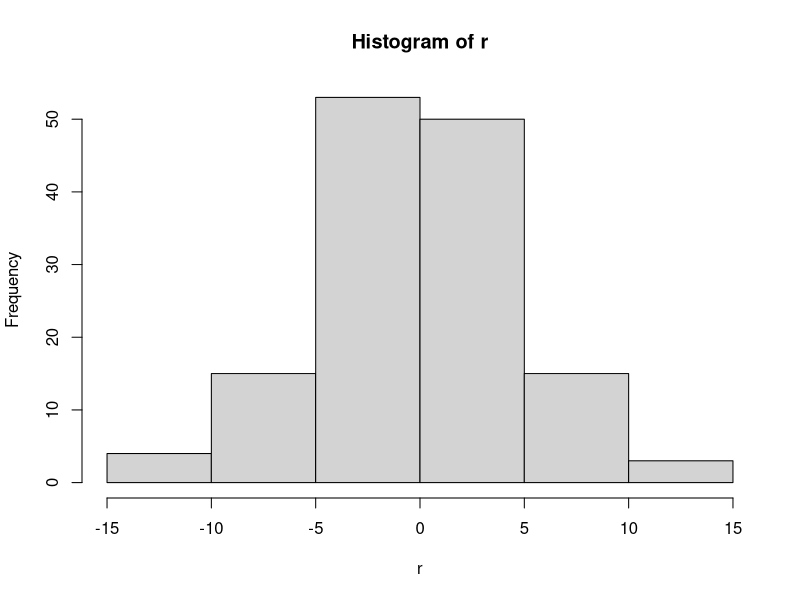
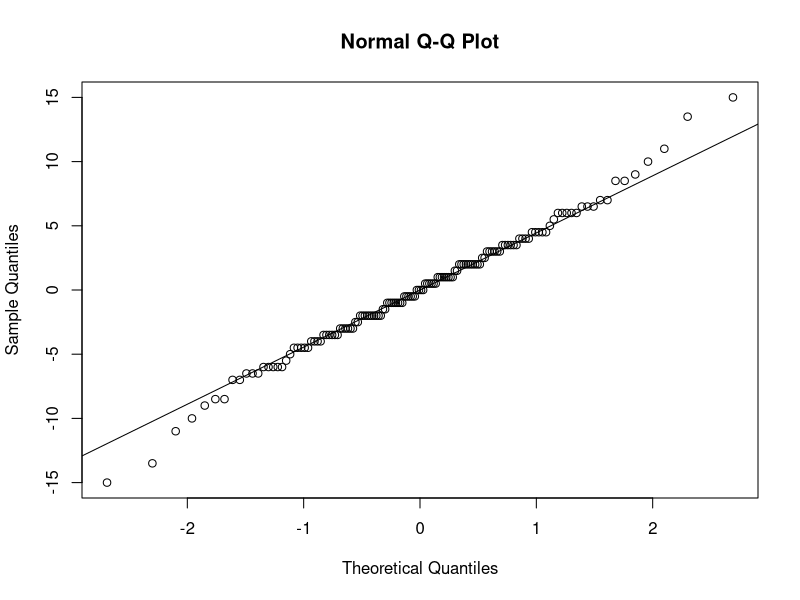
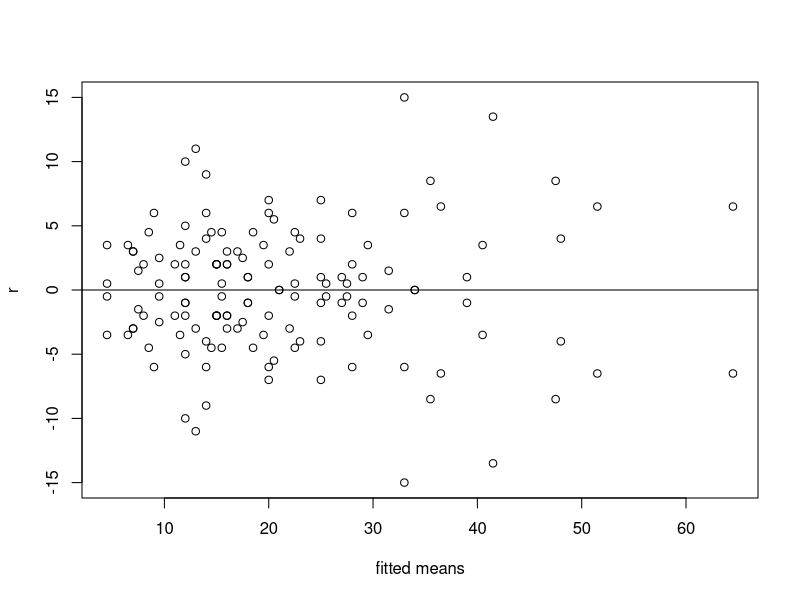
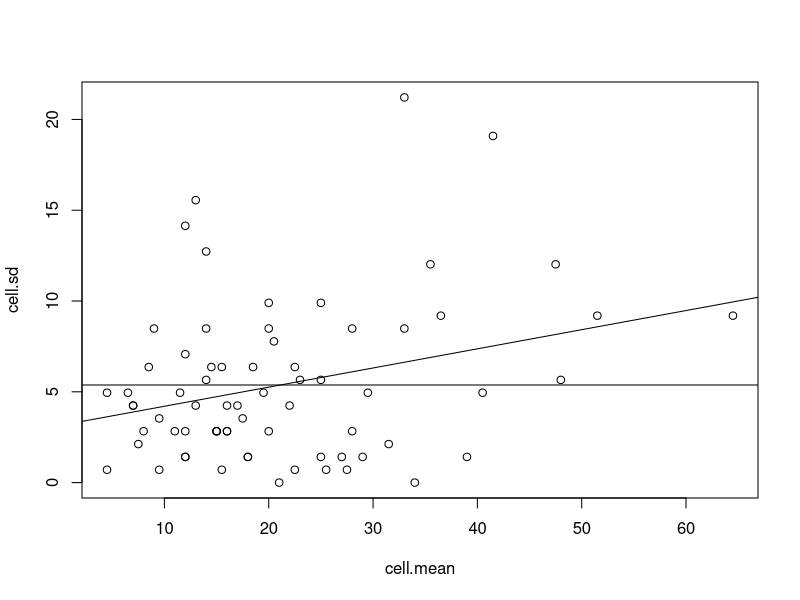
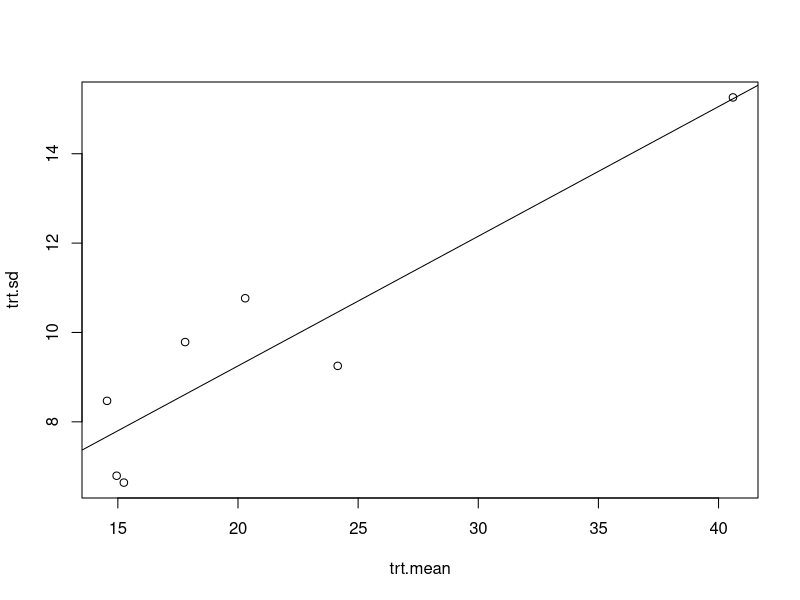
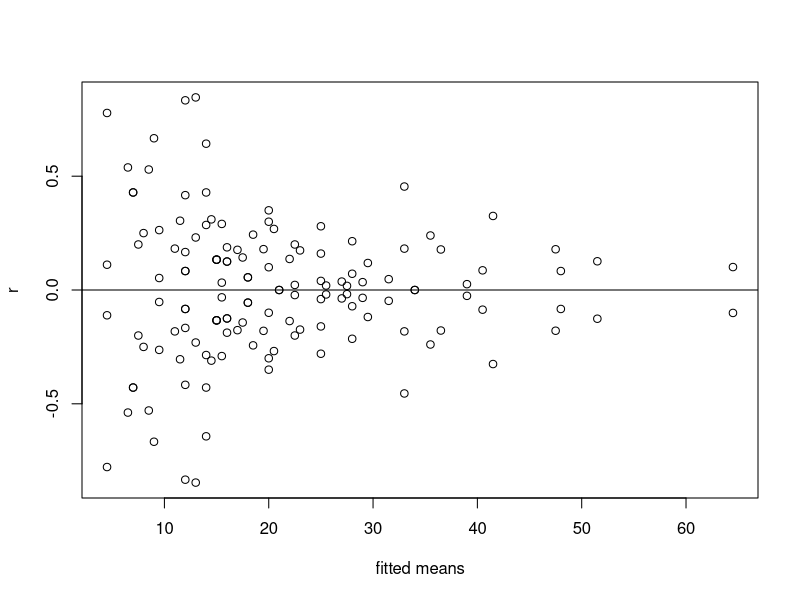

These figures' R source, in order: (Note: this script raises an error after producing the figures.)
insects <- read.table("insects.dat"); attach(insects)

block     <- factor(rep(1:10, len=140)); block
plot      <- factor(rep(rep(1:2, each=10), times=7)); plot
treatment <- factor(rep(1:7, each=20)); treatment

insects <- data.frame(insects, data.frame(treatment, plot, block))
colnames(insects) <- c("counts", "treatment", "plot", "block")
attach(insects)

# Normal linear model with (treatment x block) interaction
i.lm <- lm(counts ~ treatment*block)
r <- residuals(i.lm)
f <- fitted(i.lm)
hist(r)
qqnorm(r); qqline(r)
plot(f, r, xlab="fitted means"); abline(0,0)

cell.mean <- tapply(counts, list(treatment, block), mean); cell.mean
cell.sd   <- tapply(counts, list(treatment, block), sd);   cell.sd
plot(cell.mean, cell.sd); abline(mean(cell.sd), 0)
abline(lsfit(as.vector(cell.mean), as.vector(cell.sd)))

trt.mean <- tapply(counts, treatment, mean)
trt.sd   <- tapply(counts, treatment, sd)
plot(trt.mean, trt.sd); abline(lsfit(trt.mean, trt.sd))

# Gamma reciprocal model with (treatment x block) interaction
i.glmmax <- glm(counts ~ treatment * block, family = Gamma)
summary(i.glmmax)
r <- residuals(i.glmmax, type = "pearson") # Pearson Residuals
s.glmmax <- summary(i.glmmax) # generate summary object
(df.max <- s.glmmax$df[2]) # [1]=#(parameters), [2]=df
(scale <- sum(r^2) / df.max) # mean Pearson statistic
(dev.max <- s.glmmax$deviance / scale) # scaled Deviance
plot(f, r, xlab = "fitted means"); abline(0, 0)

# Gamma reciprocal model with (treatment, block) main effects
i.glmmain <- glm(counts ~ treatment + block, family = Gamma)
s.glmmain <- summary(i.glmmain)
(df.main <- s.glmmain$df[2]) # 124
(dev.main <- s.glmmain$deviance / scale) # 153.5404
1-pchisq(dev.main-dev.max, df.main-df.max) # 0.207146

# Gamma reciprocal model with treatment main effect only
i.glmt <- glm(counts ~ treatment, family=Gamma)
s.glmt <- summary(i.glmt)
(df.t <- s.glmt$df[2]) # 133
(dev.t <- s.glmt$deviance / scale) #  235.8278

# Gamma reciprocal model with black main effect only
i.glmb <- glm(counts ~ block, family = Gamma)
s.glmb <- summary(i.glmb)
(df.b <- s.glmb$df[2]) # 130
(dev.b <- s.glmb$deviance / scale) # 248.4376
s.glmmain$coefficients


# alternatively, simply use
anova(glm(counts ~ treatment * block, family = Gamma), test="Chisq")



# predict new responses given the main effects gamma model
new.i <- data.frame(treatment=factor(1:7), block=factor(rep(1,7)))
i.pred <- predict.glm(i.glmmain, newdata = new.i, type = "response", se.fit = T); i.pred

fit   <- i.pred$fit
upper <- fit + qt(0.975, df.main)*i.pred$se.fit
lower <- fit - qt(0.975, df.main)*i.pred$se.fit

# alternatively, there is a function confint in the library MASS
library(MASS)
confint()


plot(new.i$treatment, upper, style="box", xlab="Treatment",
     ylab="mean count", ylim=c(0.0,40.0), main="Block 1")
par(new=TRUE); plot(new.i$treatment, fit,   style="box", ylim=c(0.0,40.0))
par(new=TRUE); plot(new.i$treatment, lower, style="box", ylim=c(0.0,40.0))
